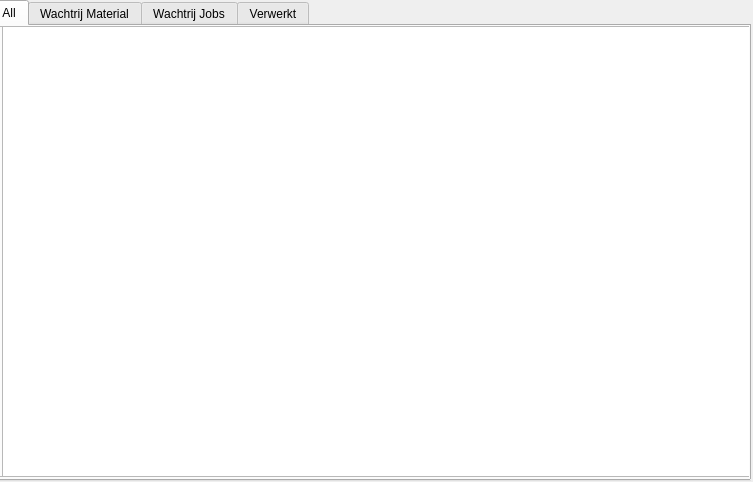
<?xml version="1.0" encoding="UTF-8"?>
<ui version="4.0">
 <class>Form</class>
 <widget class="QWidget" name="Form">
  <property name="geometry">
   <rect>
    <x>0</x>
    <y>0</y>
    <width>753</width>
    <height>482</height>
   </rect>
  </property>
  <property name="windowTitle">
   <string>Form</string>
  </property>
  <widget class="QTabWidget" name="tabWidget">
   <property name="geometry">
    <rect>
     <x>-10</x>
     <y>0</y>
     <width>761</width>
     <height>481</height>
    </rect>
   </property>
   <property name="currentIndex">
    <number>0</number>
   </property>
   <widget class="QWidget" name="tab_3">
    <attribute name="title">
     <string>All</string>
    </attribute>
    <widget class="QFrame" name="frame">
     <property name="geometry">
      <rect>
       <x>0</x>
       <y>0</y>
       <width>761</width>
       <height>451</height>
      </rect>
     </property>
     <property name="frameShape">
      <enum>QFrame::StyledPanel</enum>
     </property>
     <property name="frameShadow">
      <enum>QFrame::Raised</enum>
     </property>
     <widget class="AllJobsQListWidget" name="listWidget_2">
      <property name="geometry">
       <rect>
        <x>10</x>
        <y>0</y>
        <width>751</width>
        <height>451</height>
       </rect>
      </property>
     </widget>
    </widget>
   </widget>
   <widget class="QWidget" name="WachtrijMaterial">
    <property name="whatsThis">
     <string>&lt;html&gt;&lt;head/&gt;&lt;body&gt;&lt;p&gt;Wachtrij Material&lt;/p&gt;&lt;p&gt;&lt;br/&gt;&lt;/p&gt;&lt;/body&gt;&lt;/html&gt;</string>
    </property>
    <attribute name="title">
     <string>Wachtrij Material</string>
    </attribute>
    <widget class="QListWidget" name="listWidget">
     <property name="geometry">
      <rect>
       <x>40</x>
       <y>10</y>
       <width>681</width>
       <height>281</height>
      </rect>
     </property>
    </widget>
   </widget>
   <widget class="QWidget" name="tab_2">
    <property name="whatsThis">
     <string>&lt;html&gt;&lt;head/&gt;&lt;body&gt;&lt;p&gt;Wachtrij&lt;/p&gt;&lt;/body&gt;&lt;/html&gt;</string>
    </property>
    <attribute name="title">
     <string>Wachtrij Jobs</string>
    </attribute>
    <widget class="QListView" name="listView">
     <property name="geometry">
      <rect>
       <x>35</x>
       <y>21</y>
       <width>701</width>
       <height>251</height>
      </rect>
     </property>
    </widget>
   </widget>
   <widget class="QWidget" name="tab">
    <attribute name="title">
     <string>Verwerkt</string>
    </attribute>
   </widget>
  </widget>
 </widget>
 <customwidgets>
  <customwidget>
   <class>AllJobsQListWidget</class>
   <extends>QListWidget</extends>
   <header>tabQListWidget.h</header>
  </customwidget>
 </customwidgets>
 <resources/>
 <connections/>
</ui>
